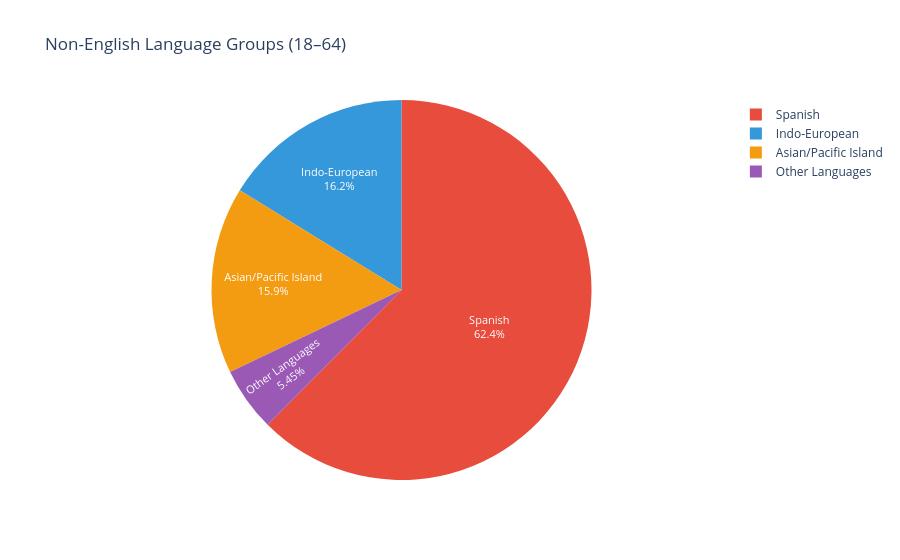

Notebook cell for this chart:
### Code cell
lang_totals = {"Spanish": df["spanish_speakers_total"].sum(), "Indo-European": df["indo_euro_speakers_total"].sum(), "Asian/Pacific Island": df["asian_pac_speakers_total"].sum(), "Other Languages": df["other_lang_speakers_total"].sum()}

fig = px.pie(values=lang_totals.values(), names=lang_totals.keys(), color_discrete_sequence=["#e74c3c", "#3498db", "#f39c12", "#9b59b6"], title="Non-English Language Groups (18–64)")
fig.update_traces(textposition="inside", textinfo="label+percent", textfont=dict(size=11, color="white"))
fig.show()

### Figure 1 — Plotly figure (JSON) as saved in the notebook; plotly's stock layout.template omitted (floating-point values rounded to 4 significant figures)
{"data": [{"domain": {"x": [0, 1], "y": [0, 1]}, "hovertemplate": "label=%{label}<br>value=%{value}<extra></extra>", "labels": ["Spanish", "Indo-European", "Asian/Pacific Island", "Other Languages"], "legendgroup": "", "name": "", "showlegend": true, "textfont": {"color": "white", "size": 11}, "textinfo": "label+percent", "textposition": "inside", "type": "pie", "values": [30991342, 8044014, 7891244, 2707144]}], "layout": {"legend": {"tracegroupgap": 0}, "piecolorway": ["#e74c3c", "#3498db", "#f39c12", "#9b59b6"], "title": {"text": "Non-English Language Groups (18–64)"}}}
